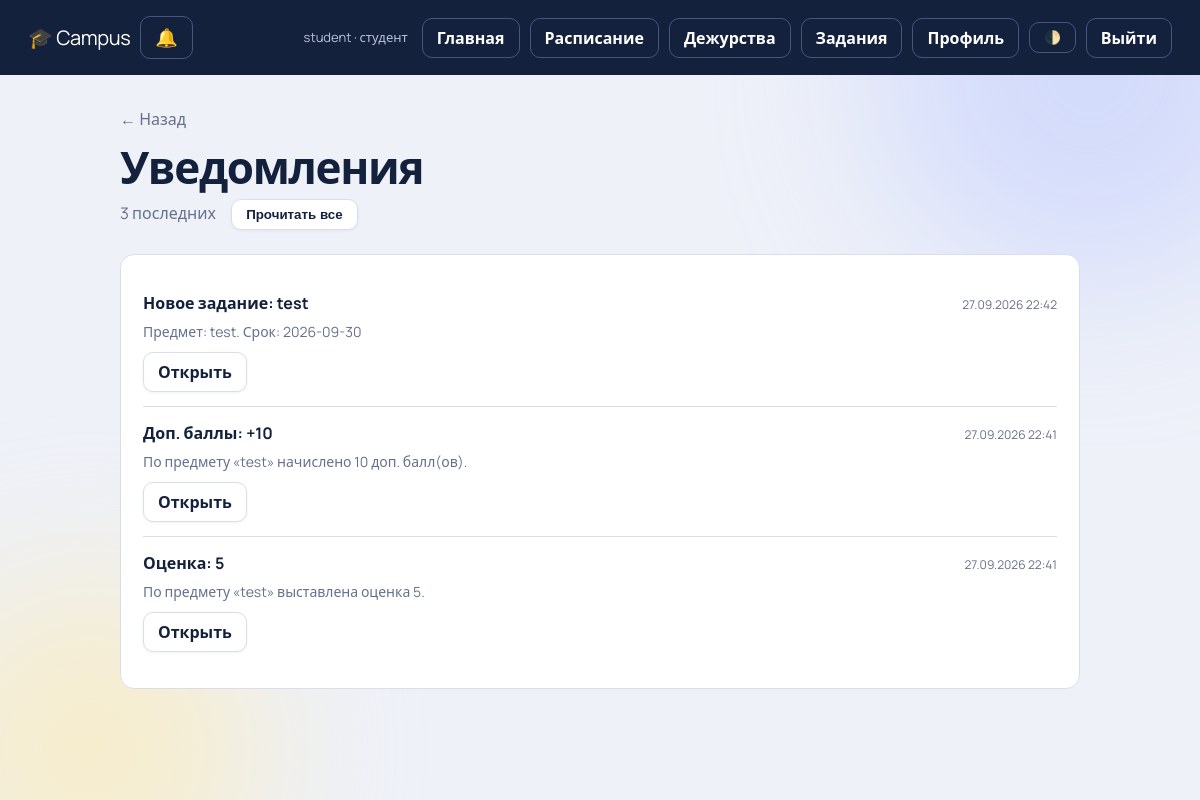
The page /notifications (signed in) on the database its author committed.
### tables this page shows
CREATE TABLE notifications(
  id INTEGER PRIMARY KEY,
  user_id INTEGER NOT NULL REFERENCES users(id) ON DELETE CASCADE,
  title TEXT NOT NULL,
  body TEXT DEFAULT '',
  link TEXT DEFAULT '',
  created TEXT NOT NULL,
  read INTEGER NOT NULL DEFAULT 0);

### campus/app.py (the view)
@app.route("/notifications")
def notifications_page():
    if "uid" not in session:
        return redirect(url_for("login"))
    d = db()
    rows = d.execute(
        "SELECT * FROM notifications WHERE user_id=? ORDER BY id DESC LIMIT 50",
        (session["uid"],)).fetchall()
    return render_template("notifications.html", items=rows)

### campus/app.py (called while the page is built)
def db():
    if "db" not in g:
        g.db = sqlite3.connect(DB); g.db.row_factory = sqlite3.Row
        g.db.execute("PRAGMA foreign_keys=ON")
    return g.db

@app.context_processor
def inject():
    unread = 0
    if session.get("uid"):
        try:
            r = db().execute("SELECT COUNT(*) FROM notifications WHERE user_id=? AND read=0",
                             (session["uid"],)).fetchone()
            unread = r[0] if r else 0
        except Exception:
            unread = 0
    return dict(now=datetime.now(), WDF=WDF, notif_unread=unread)

### templates/notifications.html (shortened to what this page needs)
{% extends "base.html" %}{% block title %}Уведомления — Campus{% endblock %}
{% block content %}
<a class="back" href="{{ url_for('index') }}">← Назад</a>
<h1 class="in">Уведомления</h1>
<p class="sub in" style="--i:0">
  {% if items %}{{ items|length }} последних{% else %}Пока пусто{% endif %}
  {% if items %}<button type="button" class="btn ghost" id="markAll" style="margin-left:12px">Прочитать все</button>{% endif %}
</p>
<div class="card in" style="--i:1">
{% if not items %}
  <p class="sub" style="margin:0">Новых уведомлений нет.</p>
{% else %}
  <ul class="notif-list">
  {% for n in items %}
    <li class="notif-item {{ 'unread' if not n.read }}" data-id="{{ n.id }}">
      <div class="notif-head">
        <b>{{ n.title }}</b>
        <small>{{ n.created }}</small>
      </div>
      {% if n.body %}<div class="notif-body">{{ n.body }}</div>{% endif %}
      <div class="notif-actions">
        {% if n.link %}<a class="btn ghost" href="{{ n.link }}">Открыть</a>{% endif %}
      </div>
    </li>
  {% endfor %}
  </ul>
{% endif %}
</div>
{% endblock %}

### static/style.css (style rules this page uses)
:root { --bg:#eef1f8;--ink:#14213d;--mut:#66708c;--line:#d9deec;--card:#fff;--a:#2b4eff;--hl:#ffd84d;--ok:#1fa971;--bad:#e5484d }
* { box-sizing:border-box;margin:0 }
body { font-family:Manrope,"Segoe UI",system-ui,sans-serif;background:var(--bg);color:var(--ink);min-height:100vh;line-height:1.5 }
h1 { font-size:clamp(28px,5vw,44px);letter-spacing:-.03em;line-height:1.1;margin-bottom:8px }
.sub { color:var(--mut);margin-bottom:24px }
.card { background:var(--card);border:1px solid var(--line);border-radius:14px;padding:22px;margin-bottom:18px }
.in { animation:up .7s cubic-bezier(.2,.8,.2,1) both;animation-delay:calc(var(--i,0)*90ms) }
.btn { display:inline-block;border:0;cursor:pointer;background:var(--a);color:#fff;padding:11px 20px;border-radius:10px;font:600 15px inherit;text-decoration:none;transition:transform .2s,box-shadow .2s }
.btn.ghost { background:transparent;border:1px solid var(--line);color:var(--ink);padding:7px 14px }
.back { color:var(--mut);text-decoration:none;display:inline-block;margin-bottom:12px }

### static/extra.css (style rules this page uses)
* { scrollbar-width: thin; scrollbar-color: #9aa3bd transparent; }
.btn.ghost { background: #ffffff !important; border: 1.5px solid var(--line) !important; color: var(--ink) !important; box-shadow: 0 1px 3px rgba(20,33,61,.06); font-weight: 600; }
.notif-list { list-style:none;margin:0;padding:0 }
.notif-item { padding:14px 0;border-bottom:1px solid var(--line) }
.notif-item:last-child { border-bottom:0 }
.notif-head { display:flex;justify-content:space-between;gap:12px;align-items:baseline;flex-wrap:wrap }
.notif-head small { color:var(--mut);font-size:12px }
.notif-body { color:var(--mut);margin-top:6px;font-size:14px }
.notif-actions { margin-top:10px;display:flex;gap:8px;flex-wrap:wrap }

### rows shown on the page
notifications: title "Новое задание: test", created "27.09.2026 22:42", body "Предмет: test. Срок: 2026-09-30"
notifications: title "Доп. баллы: +10", created "27.09.2026 22:41", body "По предмету «test» начислено 10 доп. балл(ов)."
notifications: title "Оценка: 5", created "27.09.2026 22:41", body "По предмету «test» выставлена оценка 5."

### other values the page prints
{{ session.name }} "student"
{{ items|length }} "3"
